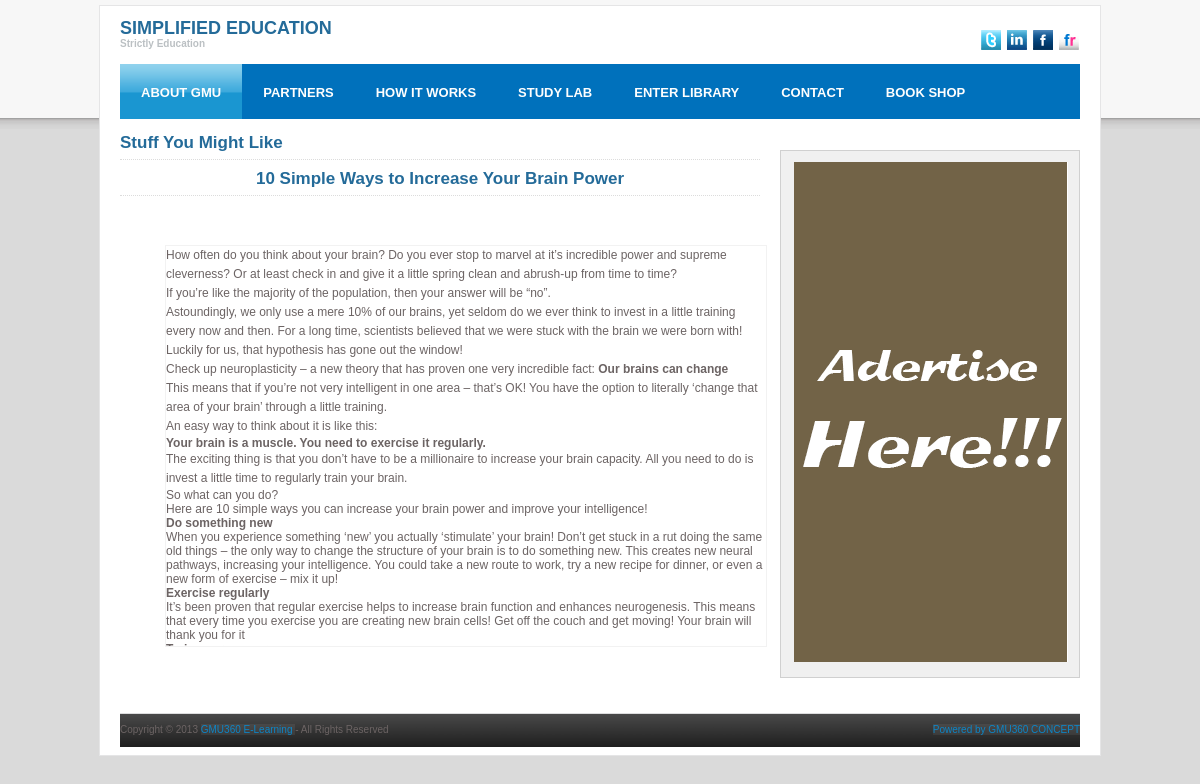
/view_stuff_you_like.php?id=6, run on the app's committed database.
### tables this page shows
CREATE TABLE `stuff_you_might_like` (
  `id` int(11) NOT NULL auto_increment,
  `description` varchar(200) NOT NULL,
  `subject` varchar(100) NOT NULL,
  `content` text NOT NULL,
  `logo` varchar(100) NOT NULL,
  `visibility` int(11) NOT NULL,
  `entry_date` date NOT NULL,
  PRIMARY KEY  (`id`)
);

### view_stuff_you_like.php (the view, shortened to what this page needs)
<!DOCTYPE html PUBLIC "-//W3C//DTD XHTML 1.0 Transitional//EN" "http://www.w3.org/TR/xhtml1/DTD/xhtml1-transitional.dtd">
<html xmlns="http://www.w3.org/1999/xhtml">
<head>
<link rel="stylesheet" href="css/style.css" type="text/css" media="all" />
</head>
<body>
<div id="shell">
  <div id="header">
    <h1 id="logo"><a href="#">SIMPLIFIED EDUCATION<span>Strictly Education</span></a></h1>
    <div class="socials"> <a href="#" class="link link-twitter">Twitter</a> <a href="#" class="link link-linkedin">LinkedIn</a> <a href="#" class="link link-facebook">Facebook</a> <a href="#" class="link link-flickr">flickr</a> </div>
  </div>
  <div id="navigation">
    <ul>
      <li><a href="index.php" class="active">ABOUT GMU</a></li>
      <li><a href="partners.php">PARTNERS</a></li>
      <li><a href="howitworks.php">HOW IT WORKS</a></li>
       <li><a href="study_lab.php">STUDY LAB</a></li>
      <li><a href="library/library_menu1.php">ENTER LIBRARY</a></li>
      <li><a href="contact.php">CONTACT</a></li>
            <li><a href="bookshop.php">BOOK SHOP</a></li>
    </ul>
  </div>
  <div id="main">
    <div class="box2">
    <?php
	$getaticle=mysql_query("SELECT * FROM `stuff_you_might_like` WHERE `visibility`='1' AND `id`='{$_GET['id']}' LIMIT 1");
	 while($row=mysql_fetch_array($getaticle)){
$subject=$row['subject'];
$content=$row['content'];
}
?>
      <h2> Stuff You Might Like</h2>
      <?php
echo "<center><h2>".$subject."</h2></center>";
?>
  <div id="container">
    <div id="scrollbox" >
		<div id="content" >
        <p>
       <?php echo "$content"; ?></p>
      </div>
    </div>
    <center></div>
</div>
   <br/><br/>
    <div class="box box-bordered last-box">
      <div class="entry">
        <div class="news">
     <img src="css/images/ad.png" width="274" height="500"/>
        </div>
      </div>
    </div>
  </div>
  <div class="footer">
    <p class="lf">Copyright &copy; 2013 <a href="#">GMU360 E-Learning </a> - All Rights Reserved</p>
    <p class="rf"><a href="http://gmu360.com" target="_blank"></a> <a href="http://www.gmu360.com/" target="_blank">Powered by GMU360 CONCEPT</a></p>
  </div>
</div>
</html>

### css/style.css (style rules this page uses)
* { padding:0; margin:0; outline:0; }
body { font-size:12px; font-family:Arial, "Trebuchet MS", sans-serif; color:#6c6464; background:#dadada url(images/body.gif) left top repeat-x; padding:5px 0 13px 0; }
a { color:#0d86c7; text-decoration:none; }
h2 { font-size:17px; color:#246b99; padding-bottom:6px; border-bottom:1px dotted #dcdcdc; margin-bottom:9px; position:relative; }
#shell { width:960px; padding:0 20px; margin:0 auto; background:#fff; border:1px solid #e5e5e6; }
#header { height:58px; position:relative; }
#logo { padding-top:12px; }
#logo a { font-size:18px; color:#246b99; line-height:20px; text-decoration:none; }
#logo a span { font-size:10px; line-height:12px; display:block; color:#bbc0c3; }
.socials { position:absolute; top:24px; right:1px; width:104px; }
.socials .link { float:left; width:20px; height:20px; margin-left:6px; background:url(images/socials.gif); font-size:0; line-height:0; text-indent:-4000px; }
.socials .link-twitter { background-position:0 top; }
.socials .link-linkedin { background-position:-20px top; }
.socials .link-facebook { background-position:-40px top; }
.socials .link-flickr { background-position:-60px top; }
#navigation { height:55px; background-color:#0071bc; margin-bottom:1px; position:relative; }
#navigation ul { list-style:none; }
#navigation ul li { float:left; display:inline; border-right:0px solid #fff; height:55px; line-height:53px; }
#navigation ul li a { float:left; color:#fefefe; font-size:13px; font-weight:bold; padding:2px 21px 0 21px; text-decoration:none; }
#navigation ul li a.active, #navigation ul li a:hover { text-decoration:none; background:url(images/navigation-active.gif); }
#main { padding:2px 0 10px 0; }
#main p { line-height:19px; }
.box { width:310px; float:left; margin-right:20px; padding:11px 0 16px 0; height:auto; }
.box2 { width:640px; float:left; margin-right:20px; padding:11px 0 16px 0; }
.last-box { margin-right:0; width:274px; padding-left:13px; padding-right:11px; }
.box-bordered { background:#f0f0f0; border:1px solid #d0d0d0; padding-top:10px; padding-bottom:15px; text-decoration:none; }
#main .entry { height:auto; text-align:justify; text-decoration:none; }
#main .news { padding-top:1px; }
.footer { background:url(../forum/top_bar_03.png) repeat-x; padding:10px 0 20px 0; height:100%; border-top:1px solid #ddddde; }
.footer, .footer a { background:url(../forum/top_bar_03.png) repeat-x; font-size:10px; text-decoration:none; }
.footer p { margin:0; padding:0; line-height:normal; }
.footer .lf { float:left; }
.footer .rf { float:right; }

### view_stuff_you_like.php (style rules this page uses)
#container { width:550px; margin:0px auto; padding:40px 0; }
#scrollbox { width:600px; height:400px; overflow:auto; overflow-x:hidden; border:1px solid #f2f2f2; }

### data on the page
stuff_you_might_like: subject "10 Simple Ways to Increase Your Brain Power", content "How often do you think about your brain? Do you ever stop to marvel at it’s incredible power and supreme cleverness? Or at least check in and give it a little spring clean and abrush-up from time to time? If you’re like the majority of the population, then your answer will be “no”. Astoundingly, we only use a mere 10% of our brains, yet seldom do we ever think to invest in a little training every now and then. For a long time, scientists believed that we were stuck with the brain we were born with! Luckily for us, that hypothesis has gone out the window! Check up neuroplasticity – a new theory that has proven one very incredible fact: Our brains can change This means that if you’re not very…"
